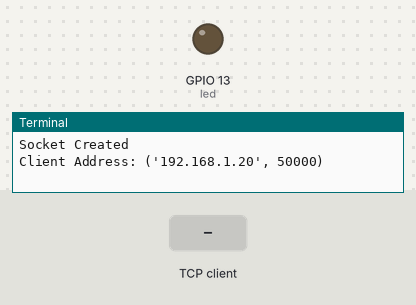
The program below on a simulated Raspberry Pi (BCM pin numbers). On the bench: output pins drawn as LEDs (lit = HIGH), the last lines printed to the terminal. Inputs (shaded band) come from the test bench. The camera gives no picture and a still takes 0.5 s; one TCP client connects 1 s after the port opens and stays connected.

Above: at 1.2 s.
1.3 s: the TCP client sends "ON"
At 2.1 s:
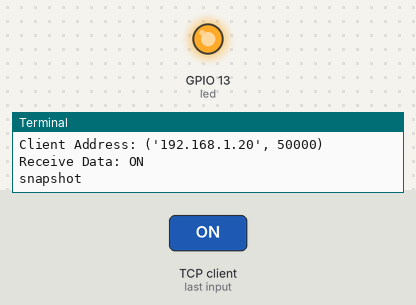
Timing chart, 0 to 4.3 s (numbered marks = the images above; inputs shaded):
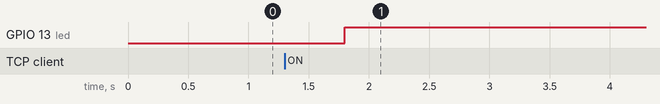

The program:

simpleSocketServer_recv_processing_gpio.py
```python
import socket
import picamera
import RPi.GPIO as GPIO
#setting gpio13
led = 13
GPIO.setmode(GPIO.BCM)
GPIO.setup(led, GPIO.OUT)
#setting camera
camera = picamera.PiCamera()
#setting socket
s = socket.socket(socket.AF_INET, socket.SOCK_STREAM)
s.setsockopt(socket.SOL_SOCKET, socket.SO_REUSEADDR, 1)

print("Socket Created")

host = '192.168.3.4'
port = 1688

s.bind((host,port))
s.listen(5)

conn,addr = s.accept()
print("Client Address: %s" % str(addr))

while True:
    data = conn.recv(1024)
    if data:
        print("Receive Data: %s" % str(data.decode('utf-8')))
        recvData = str(data.decode('utf-8'))
        if recvData == "ON":
            print("snapshot")
            camera.capture('img.jpg')
            camera.start_preview()
            GPIO.output(led, True)
        else:
            print("preview off")
            camera.stop_preview()
            GPIO.output(led,False)
    else:
        break

conn.close()
```

Measured:
- after the input at 1.3 s, GPIO 13 (led): LOW → HIGH after 0.50 s
